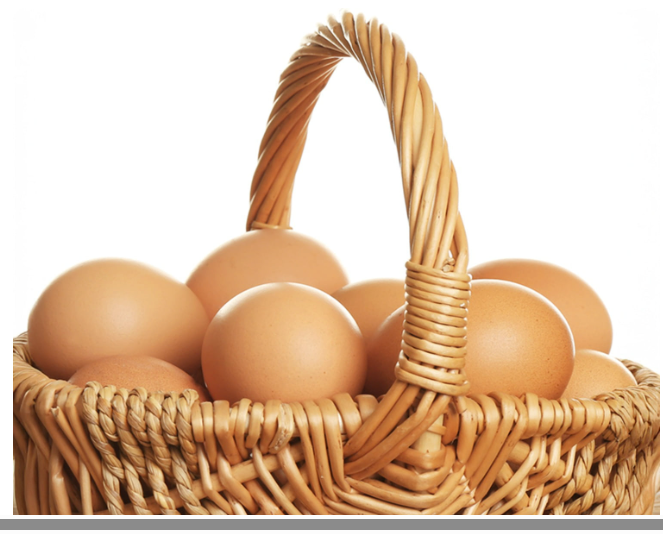
#> input picture insaengtem-auto/assets/products/egg.png, 663 x 534 px
$ python banner.py ../insaengtem-auto/assets/products/egg.png
#> lines starting #> are read from the running program, lines starting #| are printed output that depends on the picture
"""대문(타이틀) 사진 만들기: 사진을 밝고 선명하게 다듬고 네이버 블로그 타이틀 크기로 자른다.

사용: python src\\banner.py "사진 경로"   (확장자는 빼도 된다)
결과: 같은 폴더에 대문_위.jpg, 대문_가운데.jpg, 대문_아래.jpg (자르는 위치만 다름), 대문_보정원본.jpg
- 네이버 PC 타이틀 사진은 가로 966px, 세로 50~600px. 여기서는 966 x 400 으로 만든다.
- 원본은 건드리지 않는다.
"""
import sys
from pathlib import Path

from PIL import Image, ImageEnhance, ImageFilter, ImageOps, ImageStat

TITLE_SIZE = (966, 400)
IMAGE_EXTS = (".jpg", ".jpeg", ".png", ".webp", ".heic", ".bmp")


def find(path):
    """확장자 없이 줘도 찾는다."""
    path = Path(str(path).strip().strip('"'))
    if path.is_file():
        return path
    for ext in IMAGE_EXTS:
        for candidate in (path.with_name(path.name + ext), path.with_name(path.name + ext.upper())):
            if candidate.is_file():
                return candidate
    matches = sorted(p for p in path.parent.glob(path.name + "*") if p.suffix.lower() in IMAGE_EXTS)
    return matches[0] if matches else None


def clean(image):
    """밝기, 대비, 색, 선명도를 자연스럽게 다듬는다 (카톡으로 받은 흐린 사진 기준)."""
    image = ImageOps.exif_transpose(image).convert("RGB")
    # 색이 한쪽으로 쏠린 사진(노란 조명 등)을 살짝 바로잡는다
    r, g, b = ImageStat.Stat(image).mean
#> r = 222.4; g = 194.3; b = 169
    gray = (r + g + b) / 3
#> gray = 195.2
    channels = [ch.point(lambda v, k=min(1.15, max(0.87, gray / max(m, 1))): min(255, int(v * (1 + (k - 1) * 0.6))))
                for ch, m in zip(image.split(), (r, g, b))]
#> channels = 3 items
    image = Image.merge("RGB", channels)
    image = ImageOps.autocontrast(image, cutoff=1)
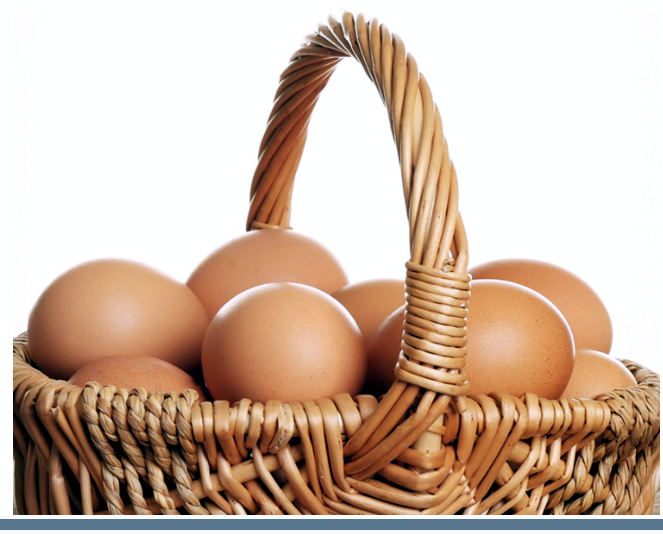
#> image: PIL image 663x534 RGB; mean R, G, B 207.7, 183.8, 166.5
    light = ImageStat.Stat(image.convert("L")).mean[0]
#> light = 189.1
    if light < 125:
        image = ImageEnhance.Brightness(image).enhance(min(1.3, 135 / max(light, 1)))
    image = ImageEnhance.Color(image).enhance(1.12)
    image = image.filter(ImageFilter.UnsharpMask(radius=2, percent=80, threshold=3))
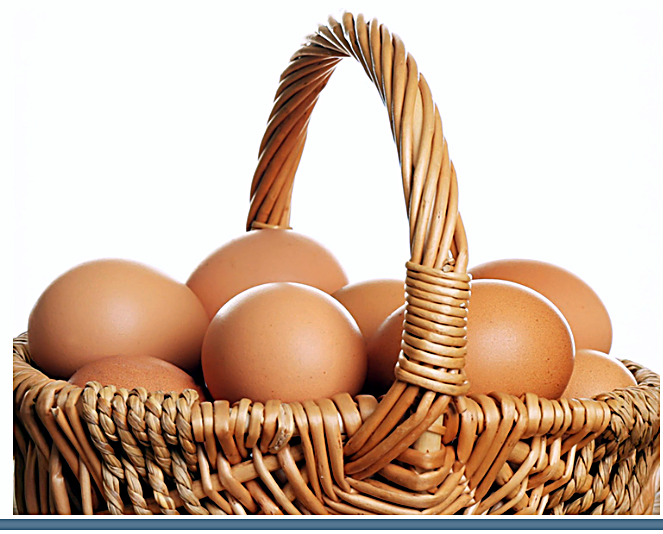
#> image: PIL image 663x534 RGB; mean R, G, B 209.1, 182.6, 163.1
    return image


def crops(image, size=TITLE_SIZE):
    """가로세로 비율을 맞춰 위, 가운데, 아래 세 가지로 자른다."""
    width, height = image.size
#> width = 663; height = 534
    want = size[0] / size[1]
#> want = 2.42
    results = {}
    if width / height > want:  # 옆으로 긴 사진: 가로를 자른다 (왼쪽, 가운데, 오른쪽)
        new_w = int(height * want)
        spots = {"왼쪽": 0, "가운데": (width - new_w) // 2, "오른쪽": width - new_w}
        for name, x in spots.items():
            results[name] = image.crop((x, 0, x + new_w, height)).resize(size, Image.LANCZOS)
    else:
        new_h = int(width / want)
#> new_h = 274
        spots = {"위": 0, "가운데": (height - new_h) // 2, "아래": height - new_h}
#> spots = {'위': 0, '가운데': 130, '아래': 260}
        for name, y in spots.items():
            results[name] = image.crop((0, y, width, y + new_h)).resize(size, Image.LANCZOS)
    return results


def make(path):
    """보정하고 잘라서 저장한다. 만든 파일 목록을 돌려준다 (첫 번째가 보정 원본)."""
    source = find(path)
    if source is None:
        raise FileNotFoundError(f"사진을 찾지 못했어요: {path}")
    image = clean(Image.open(source))
    made = []
    full = source.with_name("대문_보정원본.jpg")
    image.save(full, quality=93)
    made.append(full)
    for name, cropped in crops(image).items():
        out = source.with_name(f"대문_{name}.jpg")
        cropped.save(out, quality=93)
        made.append(out)
#> this loop made 3 passes
#> name on passes 1 to 3: '위', '가운데', '아래'
#> pass 1, in make, `cropped.save(out, quality=93)`:
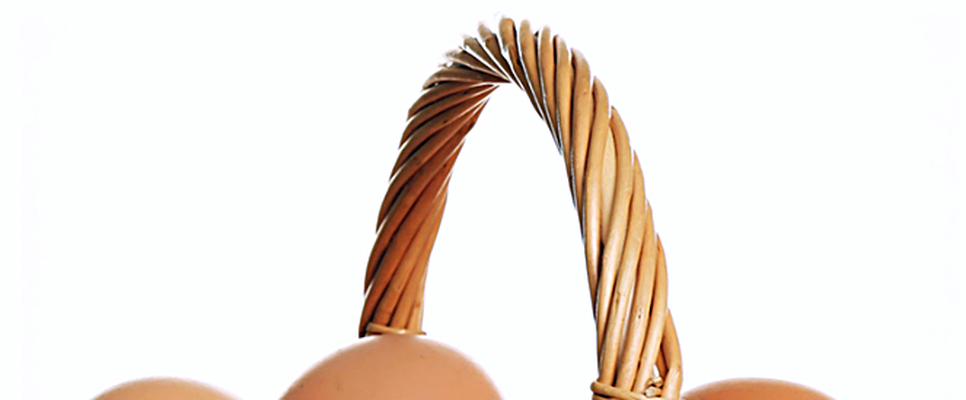
#> saved as 대문_위.jpg: PIL image 966x400 RGB; mean R, G, B 241.2, 234.2, 228.1
#> pass 2, in make, `cropped.save(out, quality=93)`:
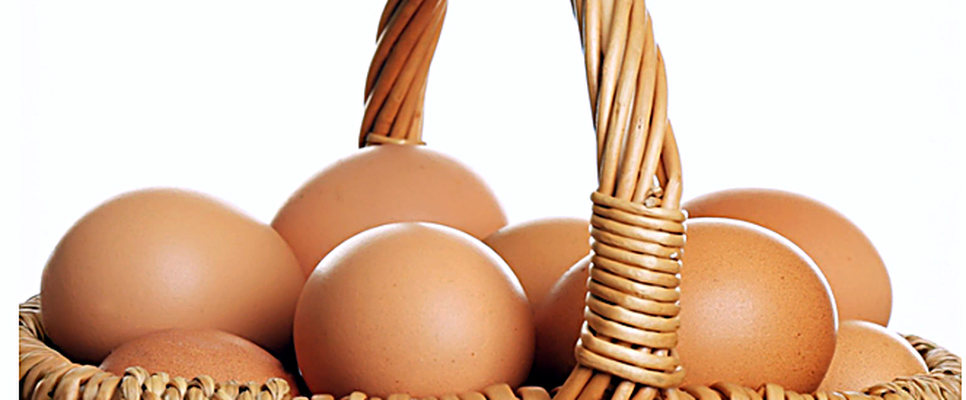
#> saved as 대문_가운데.jpg: PIL image 966x400 RGB; mean R, G, B 222.4, 191, 168.5
#> after the loop, made = 4 items
    return made


if __name__ == "__main__":
    if len(sys.argv) < 2:
        print('사용법: python src\\banner.py "사진 경로"')
        sys.exit(1)
    for made_file in make(sys.argv[1]):
        print(made_file)
